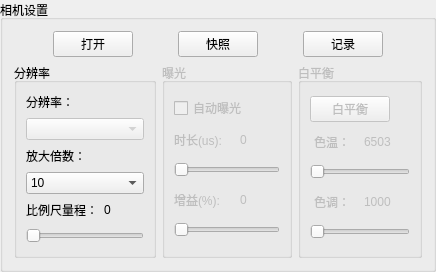
                   <widget class="QGroupBox" name="groupBox_2">
                    <property name="sizePolicy">
                     <sizepolicy hsizetype="Preferred" vsizetype="Preferred">
                      <horstretch>0</horstretch>
                      <verstretch>0</verstretch>
                     </sizepolicy>
                    </property>
                    <property name="title">
                     <string>相机设置</string>
                    </property>
                    <layout class="QVBoxLayout" name="verticalLayout_16">
                     <item>
                      <layout class="QHBoxLayout" name="horizontalLayout_12">
                       <item>
                        <widget class="QPushButton" name="btn_open">
                         <property name="sizePolicy">
                          <sizepolicy hsizetype="Fixed" vsizetype="Fixed">
                           <horstretch>0</horstretch>
                           <verstretch>0</verstretch>
                          </sizepolicy>
                         </property>
                         <property name="minimumSize">
                          <size>
                           <width>80</width>
                           <height>23</height>
                          </size>
                         </property>
                         <property name="text">
                          <string>打开</string>
                         </property>
                        </widget>
                       </item>
                       <item>
                        <widget class="QPushButton" name="btn_snap">
                         <property name="enabled">
                          <bool>true</bool>
                         </property>
                         <property name="sizePolicy">
                          <sizepolicy hsizetype="Fixed" vsizetype="Fixed">
                           <horstretch>0</horstretch>
                           <verstretch>0</verstretch>
                          </sizepolicy>
                         </property>
                         <property name="minimumSize">
                          <size>
                           <width>80</width>
                           <height>23</height>
                          </size>
                         </property>
                         <property name="text">
                          <string>快照</string>
                         </property>
                        </widget>
                       </item>
                       <item>
                        <widget class="QPushButton" name="btn_save">
                         <property name="enabled">
                          <bool>true</bool>
                         </property>
                         <property name="sizePolicy">
                          <sizepolicy hsizetype="Fixed" vsizetype="Fixed">
                           <horstretch>0</horstretch>
                           <verstretch>0</verstretch>
                          </sizepolicy>
                         </property>
                         <property name="minimumSize">
                          <size>
                           <width>80</width>
                           <height>23</height>
                          </size>
                         </property>
                         <property name="text">
                          <string>记录</string>
                         </property>
                        </widget>
                       </item>
                      </layout>
                     </item>
                     <item>
                      <layout class="QHBoxLayout" name="horizontalLayout_21">
                       <item>
                        <widget class="QGroupBox" name="GB_camera_res">
                         <property name="enabled">
                          <bool>true</bool>
                         </property>
                         <property name="sizePolicy">
                          <sizepolicy hsizetype="Preferred" vsizetype="Preferred">
                           <horstretch>0</horstretch>
                           <verstretch>0</verstretch>
                          </sizepolicy>
                         </property>
                         <property name="title">
                          <string>分辨率</string>
                         </property>
                         <layout class="QVBoxLayout" name="verticalLayout_30">
                          <item>
                           <layout class="QVBoxLayout" name="verticalLayout_28">
                            <item>
                             <widget class="QLabel" name="label_10">
                              <property name="sizePolicy">
                               <sizepolicy hsizetype="Fixed" vsizetype="Fixed">
                                <horstretch>0</horstretch>
                                <verstretch>0</verstretch>
                               </sizepolicy>
                              </property>
                              <property name="minimumSize">
                               <size>
                                <width>40</width>
                                <height>20</height>
                               </size>
                              </property>
                              <property name="text">
                               <string>分辨率：</string>
                              </property>
                             </widget>
                            </item>
                            <item>
                             <widget class="QComboBox" name="cmb_res">
                              <property name="enabled">
                               <bool>false</bool>
                              </property>
                              <property name="sizePolicy">
                               <sizepolicy hsizetype="Preferred" vsizetype="Fixed">
                                <horstretch>0</horstretch>
                                <verstretch>0</verstretch>
                               </sizepolicy>
                              </property>
                              <property name="minimumSize">
                               <size>
                                <width>100</width>
                                <height>20</height>
                               </size>
                              </property>
                             </widget>
                            </item>
                           </layout>
                          </item>
                          <item>
                           <layout class="QVBoxLayout" name="verticalLayout_8">
                            <item>
                             <widget class="QLabel" name="label_13">
                              <property name="sizePolicy">
                               <sizepolicy hsizetype="Fixed" vsizetype="Fixed">
                                <horstretch>0</horstretch>
                                <verstretch>0</verstretch>
                               </sizepolicy>
                              </property>
                              <property name="minimumSize">
                               <size>
                                <width>60</width>
                                <height>20</height>
                               </size>
                              </property>
                              <property name="text">
                               <string>放大倍数：</string>
                              </property>
                             </widget>
                            </item>
                            <item>
                             <widget class="QComboBox" name="cmb_magnification">
                              <property name="enabled">
                               <bool>true</bool>
                              </property>
                              <property name="sizePolicy">
                               <sizepolicy hsizetype="Preferred" vsizetype="Fixed">
                                <horstretch>0</horstretch>
                                <verstretch>0</verstretch>
                               </sizepolicy>
                              </property>
                              <property name="minimumSize">
                               <size>
                                <width>100</width>
                                <height>20</height>
                               </size>
                              </property>
                              <item>
                               <property name="text">
                                <string>10</string>
                               </property>
                              </item>
                              <item>
                               <property name="text">
                                <string>20</string>
                               </property>
                              </item>
                              <item>
                               <property name="text">
                                <string>50</string>
                               </property>
                              </item>
                             </widget>
                            </item>
                           </layout>
                          </item>
                          <item>
                           <layout class="QVBoxLayout" name="verticalLayout_29">
                            <item>
                             <layout class="QHBoxLayout" name="horizontalLayout_32">
                              <item>
                               <widget class="QLabel" name="label_18">
                                <property name="minimumSize">
                                 <size>
                                  <width>60</width>
                                  <height>20</height>
                                 </size>
                                </property>
                                <property name="text">
                                 <string>比例尺量程：</string>
                                </property>
                               </widget>
                              </item>
                              <item>
                               <widget class="QLabel" name="lbl_magScale">
                                <property name="minimumSize">
                                 <size>
                                  <width>40</width>
                                  <height>20</height>
                                 </size>
                                </property>
                                <property name="text">
                                 <string>0</string>
                                </property>
                               </widget>
                              </item>
                             </layout>
                            </item>
                            <item>
                             <widget class="QSlider" name="slider_mag">
                              <property name="sizePolicy">
                               <sizepolicy hsizetype="Expanding" vsizetype="Fixed">
                                <horstretch>0</horstretch>
                                <verstretch>0</verstretch>
                               </sizepolicy>
                              </property>
                              <property name="minimumSize">
                               <size>
                                <width>100</width>
                                <height>20</height>
                               </size>
                              </property>
                              <property name="orientation">
                               <enum>Qt::Horizontal</enum>
                              </property>
                             </widget>
                            </item>
                           </layout>
                          </item>
                         </layout>
                        </widget>
                       </item>
                       <item>
                        <widget class="QGroupBox" name="GB_camera_exposure">
                         <property name="enabled">
                          <bool>false</bool>
                         </property>
                         <property name="sizePolicy">
                          <sizepolicy hsizetype="Fixed" vsizetype="Preferred">
                           <horstretch>0</horstretch>
                           <verstretch>0</verstretch>
                          </sizepolicy>
                         </property>
                         <property name="title">
                          <string>曝光</string>
                         </property>
                         <layout class="QVBoxLayout" name="verticalLayout_27">
                          <item>
                           <widget class="QCheckBox" name="cbox_auto">
                            <property name="enabled">
                             <bool>false</bool>
                            </property>
                            <property name="sizePolicy">
                             <sizepolicy hsizetype="Fixed" vsizetype="Fixed">
                              <horstretch>0</horstretch>
                              <verstretch>0</verstretch>
                             </sizepolicy>
                            </property>
                            <property name="minimumSize">
                             <size>
                              <width>75</width>
                              <height>23</height>
                             </size>
                            </property>
                            <property name="text">
                             <string>自动曝光</string>
                            </property>
                           </widget>
                          </item>
                          <item>
                           <layout class="QHBoxLayout" name="horizontalLayout_33">
                            <item>
                             <widget class="QLabel" name="label">
                              <property name="sizePolicy">
                               <sizepolicy hsizetype="Fixed" vsizetype="Fixed">
                                <horstretch>0</horstretch>
                                <verstretch>0</verstretch>
                               </sizepolicy>
                              </property>
                              <property name="minimumSize">
                               <size>
                                <width>60</width>
                                <height>20</height>
                               </size>
                              </property>
                              <property name="text">
                               <string>时长(us):</string>
                              </property>
                             </widget>
                            </item>
                            <item>
                             <widget class="QLabel" name="lbl_expoTime">
                              <property name="sizePolicy">
                               <sizepolicy hsizetype="Fixed" vsizetype="Fixed">
                                <horstretch>0</horstretch>
                                <verstretch>0</verstretch>
                               </sizepolicy>
                              </property>
                              <property name="minimumSize">
                               <size>
                                <width>40</width>
                                <height>20</height>
                               </size>
                              </property>
                              <property name="maximumSize">
                               <size>
                                <width>40</width>
                                <height>20</height>
                               </size>
                              </property>
                              <property name="text">
                               <string>0</string>
                              </property>
                             </widget>
                            </item>
                           </layout>
                          </item>
                          <item>
                           <widget class="QSlider" name="slider_expoTime">
                            <property name="enabled">
                             <bool>false</bool>
                            </property>
                            <property name="sizePolicy">
                             <sizepolicy hsizetype="Expanding" vsizetype="Fixed">
                              <horstretch>0</horstretch>
                              <verstretch>0</verstretch>
                             </sizepolicy>
                            </property>
                            <property name="minimumSize">
                             <size>
                              <width>100</width>
                              <height>20</height>
                             </size>
                            </property>
                            <property name="orientation">
                             <enum>Qt::Horizontal</enum>
                            </property>
                           </widget>
                          </item>
                          <item>
                           <layout class="QHBoxLayout" name="horizontalLayout_11">
                            <item>
                             <widget class="QLabel" name="label_2">
                              <property name="sizePolicy">
                               <sizepolicy hsizetype="Fixed" vsizetype="Fixed">
                                <horstretch>0</horstretch>
                                <verstretch>0</verstretch>
                               </sizepolicy>
                              </property>
                              <property name="minimumSize">
                               <size>
                                <width>60</width>
                                <height>20</height>
                               </size>
                              </property>
                              <property name="text">
                               <string>增益(%):</string>
                              </property>
                             </widget>
                            </item>
                            <item>
                             <widget class="QLabel" name="lbl_expoGain">
                              <property name="sizePolicy">
                               <sizepolicy hsizetype="Fixed" vsizetype="Fixed">
                                <horstretch>0</horstretch>
                                <verstretch>0</verstretch>
                               </sizepolicy>
                              </property>
                              <property name="minimumSize">
                               <size>
                                <width>40</width>
                                <height>20</height>
                               </size>
                              </property>
                              <property name="maximumSize">
                               <size>
                                <width>40</width>
                                <height>20</height>
                               </size>
                              </property>
                              <property name="text">
                               <string>0</string>
                              </property>
                             </widget>
                            </item>
                           </layout>
                          </item>
                          <item>
                           <widget class="QSlider" name="slider_expoGain">
                            <property name="enabled">
                             <bool>false</bool>
                            </property>
                            <property name="sizePolicy">
                             <sizepolicy hsizetype="Expanding" vsizetype="Fixed">
                              <horstretch>0</horstretch>
                              <verstretch>0</verstretch>
                             </sizepolicy>
                            </property>
                            <property name="minimumSize">
                             <size>
                              <width>100</width>
                              <height>20</height>
                             </size>
                            </property>
                            <property name="orientation">
                             <enum>Qt::Horizontal</enum>
                            </property>
                           </widget>
                          </item>
                         </layout>
                        </widget>
                       </item>
                       <item>
                        <widget class="QGroupBox" name="GB_camera_wb">
                         <property name="enabled">
                          <bool>false</bool>
                         </property>
                         <property name="sizePolicy">
                          <sizepolicy hsizetype="Fixed" vsizetype="Preferred">
                           <horstretch>0</horstretch>
                           <verstretch>0</verstretch>
                          </sizepolicy>
                         </property>
                         <property name="title">
                          <string>白平衡</string>
                         </property>
                         <layout class="QVBoxLayout" name="verticalLayout_11">
                          <item>
                           <widget class="QPushButton" name="btn_autoWB">
                            <property name="enabled">
                             <bool>false</bool>
                            </property>
                            <property name="sizePolicy">
                             <sizepolicy hsizetype="Fixed" vsizetype="Fixed">
                              <horstretch>0</horstretch>
                              <verstretch>0</verstretch>
                             </sizepolicy>
                            </property>
                            <property name="minimumSize">
                             <size>
                              <width>60</width>
                              <height>23</height>
                             </size>
                            </property>
                            <property name="text">
                             <string>白平衡</string>
                            </property>
                           </widget>
                          </item>
                          <item>
                           <layout class="QHBoxLayout" name="horizontalLayout_34">
                            <item>
                             <widget class="QLabel" name="label_3">
                              <property name="sizePolicy">
                               <sizepolicy hsizetype="Fixed" vsizetype="Fixed">
                                <horstretch>0</horstretch>
                                <verstretch>0</verstretch>
                               </sizepolicy>
                              </property>
                              <property name="minimumSize">
                               <size>
                                <width>40</width>
                                <height>20</height>
                               </size>
                              </property>
                              <property name="maximumSize">
                               <size>
                                <width>40</width>
                                <height>20</height>
                               </size>
                              </property>
                              <property name="text">
                               <string>色温：</string>
                              </property>
                             </widget>
                            </item>
                            <item>
                             <widget class="QLabel" name="lbl_temp">
                              <property name="sizePolicy">
                               <sizepolicy hsizetype="Fixed" vsizetype="Fixed">
                                <horstretch>0</horstretch>
                                <verstretch>0</verstretch>
                               </sizepolicy>
                              </property>
                              <property name="minimumSize">
                               <size>
                                <width>40</width>
                                <height>20</height>
                               </size>
                              </property>
                              <property name="maximumSize">
                               <size>
                                <width>40</width>
                                <height>20</height>
                               </size>
                              </property>
                              <property name="text">
                               <string>6503</string>
                              </property>
                             </widget>
                            </item>
                           </layout>
                          </item>
                          <item>
                           <widget class="QSlider" name="slider_temp">
                            <property name="enabled">
                             <bool>false</bool>
                            </property>
                            <property name="sizePolicy">
                             <sizepolicy hsizetype="Expanding" vsizetype="Fixed">
                              <horstretch>0</horstretch>
                              <verstretch>0</verstretch>
                             </sizepolicy>
                            </property>
                            <property name="minimumSize">
                             <size>
                              <width>100</width>
                              <height>20</height>
                             </size>
                            </property>
                            <property name="orientation">
                             <enum>Qt::Horizontal</enum>
                            </property>
                           </widget>
                          </item>
                          <item>
                           <layout class="QHBoxLayout" name="horizontalLayout_13">
                            <item>
                             <widget class="QLabel" name="label_5">
                              <property name="sizePolicy">
                               <sizepolicy hsizetype="Fixed" vsizetype="Fixed">
                                <horstretch>0</horstretch>
                                <verstretch>0</verstretch>
                               </sizepolicy>
                              </property>
                              <property name="minimumSize">
                               <size>
                                <width>40</width>
                                <height>20</height>
                               </size>
                              </property>
                              <property name="maximumSize">
                               <size>
                                <width>40</width>
                                <height>20</height>
                               </size>
                              </property>
                              <property name="text">
                               <string>色调：</string>
                              </property>
                             </widget>
                            </item>
                            <item>
                             <widget class="QLabel" name="lbl_tint">
                              <property name="sizePolicy">
                               <sizepolicy hsizetype="Fixed" vsizetype="Fixed">
                                <horstretch>0</horstretch>
                                <verstretch>0</verstretch>
                               </sizepolicy>
                              </property>
                              <property name="minimumSize">
                               <size>
                                <width>40</width>
                                <height>20</height>
                               </size>
                              </property>
                              <property name="maximumSize">
                               <size>
                                <width>40</width>
                                <height>20</height>
                               </size>
                              </property>
                              <property name="text">
                               <string>1000</string>
                              </property>
                             </widget>
                            </item>
                           </layout>
                          </item>
                          <item>
                           <widget class="QSlider" name="slider_tint">
                            <property name="enabled">
                             <bool>false</bool>
                            </property>
                            <property name="sizePolicy">
                             <sizepolicy hsizetype="Expanding" vsizetype="Fixed">
                              <horstretch>0</horstretch>
                              <verstretch>0</verstretch>
                             </sizepolicy>
                            </property>
                            <property name="minimumSize">
                             <size>
                              <width>100</width>
                              <height>20</height>
                             </size>
                            </property>
                            <property name="orientation">
                             <enum>Qt::Horizontal</enum>
                            </property>
                           </widget>
                          </item>
                         </layout>
                        </widget>
                       </item>
                      </layout>
                     </item>
                    </layout>
                   </widget>
